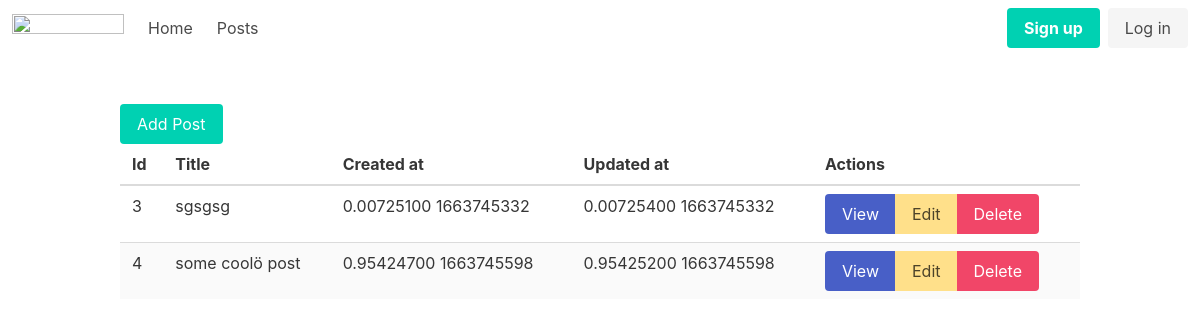
The page /posts on the database its author committed.
### tables this page shows
CREATE TABLE posts
(
    id          integer
        primary key autoincrement,
    title       text,
    body        text,
    modified_at datetime,
    created_at  datetime
);

### helpers.php (called while the page is built, shortened)
<?php
function view($viewName, $vars=[]){
    extract($vars);
    include(__DIR__ . "/views/$viewName.php");
}

### src/Controllers/PostsController.php (called while the page is built, shortened)
<?php
class PostsController
{
    public function index(){
        $posts = Post::all();
        view('posts/index', compact('posts'));
    }
}

### src/DB.php (called while the page is built, shortened)
<?php
class DB
{
    private $conn;
    public function __construct()
    {
        try {
            $this->conn = new \PDO('sqlite:db.sqlite');
            $this->conn->setAttribute(\PDO::ATTR_ERRMODE, \PDO::ERRMODE_EXCEPTION);
        } catch (\PDOException $exception) {
            var_dump($exception);
        }
    }
    public function all($table,$model=\stdClass::class)
    {
        $stmt = $this->conn->prepare('SELECT * FROM '. $table .';');
        $stmt->execute();
        $stmt->setFetchMode(\PDO::FETCH_CLASS, $model);
        return $stmt->fetchAll();
    }
}

### src/Models/Model.php (called while the page is built, shortened)
<?php
class Model
{
    public static $table;
    public static function all(){
        $db = new DB();
        return $db->all(static::$table, static::class);
    }
}

### views/posts/index.php (the view)
<?php include('views/partials/header.php'); ?>
<a href="/posts/new" class="button is-primary">Add Post</a>
<table class="table is-striped is-hoverable is-fullwidth">
    <thead>
        <th>Id</th>
        <th>Title</th>
        <th>Created at</th>
        <th>Updated at</th>
        <th>Actions</th>
    </thead>
    <tbody>
        <?php foreach($posts as $post):?>
            <tr>
                <td><?=$post->id?></td>
                <td><?=$post->title?></td>
                <td><?=$post->created_at?></td>
                <td><?=$post->modified_at?></td>
                <td>
                    <div class="buttons has-addons">
                        <a href="/posts/show?id=<?=$post->id?>" class="button is-link">View</a>
                        <a href="/posts/edit?id=<?=$post->id?>" class="button is-warning">Edit</a>
                        <a href="/posts/delete?id=<?=$post->id?>" class="button is-danger">Delete</a>
                    </div>
                </td>
            </tr>
        <?php endforeach; ?>
    </tbody>
</table>
<?php include('views/partials/footer.php'); ?>

### rows shown on the page
posts: id "3", title "sgsgsg", created_at "0.00725100 1663745332", modified_at "0.00725400 1663745332"
posts: id "4", title "some coolö post", created_at "0.95424700 1663745598", modified_at "0.95425200 1663745598"
